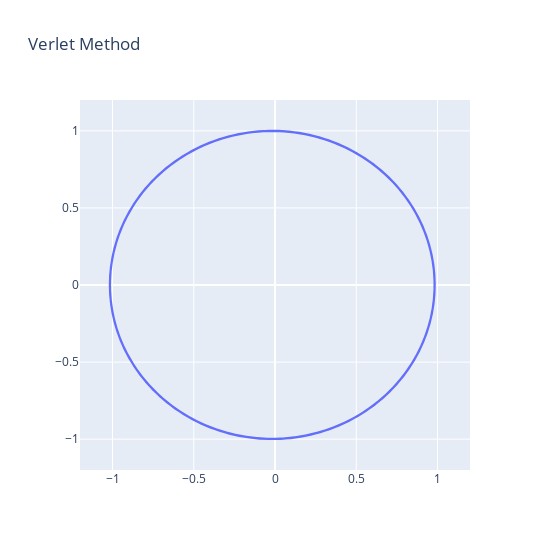

The code cell stored with this chart in its notebook:
### Code cell
fig = go.Figure(
    data=[go.Scatter(x=xpos, y=ypos)],
    layout=go.Layout(
        title=go.layout.Title(text="Verlet Method"),
        width=550,
        height=550
    )
)
fig.update_xaxes(range=[-1.2, 1.2])
fig.update_yaxes(range=[-1.2, 1.2])
print('Even closer path consistency')
fig.show()
print("Perihelion at: ", abs(xpos.min()), 'Au')
print('Aphelion at: ',xpos.max(), 'Au')

### Figure 1 — Plotly figure (JSON) as saved in the notebook; plotly's stock layout.template omitted (floating-point values rounded to 4 significant figures; data arrays with more than 128 entries replaced by an {"elided": "..."} marker saying what was removed)
{"data": [{"type": "scatter", "x": {"elided": "1002 float values"}, "y": {"elided": "1002 float values"}}], "layout": {"height": 550, "title": {"text": "Verlet Method"}, "width": 550, "xaxis": {"range": [-1.2, 1.2]}, "yaxis": {"range": [-1.2, 1.2]}}}
